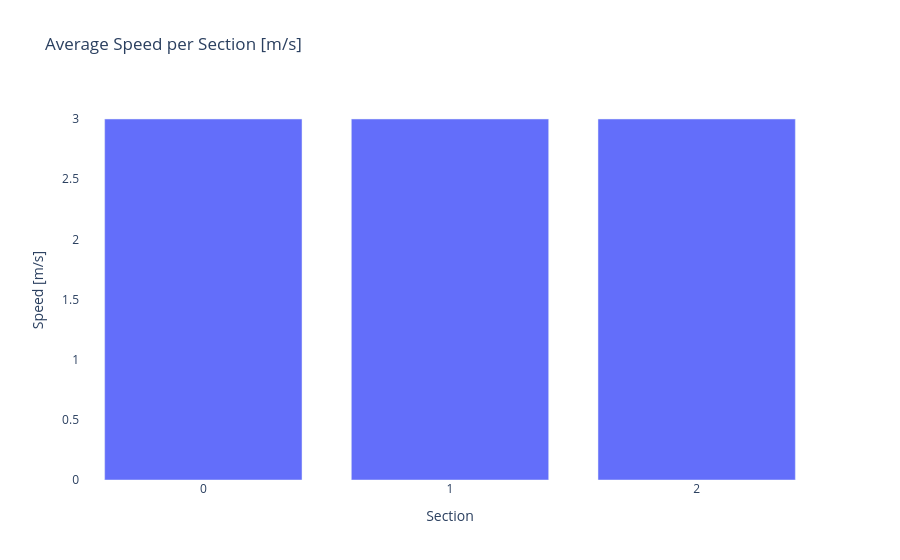

The notebook cell this image was saved under:
### Markdown cell above
#### Speed per section

### Code cell
# Calculate average speed
average_speed = df['distance'] / df['delta_t']

# Create Plotly bar chart
fig = go.Figure(data=[
    go.Bar(x=df.index, y=average_speed)
])

# Update layout
fig.update_layout(
    title='Average Speed per Section [m/s]',
    xaxis_title='Section',
    yaxis_title='Speed [m/s]',
    xaxis=dict(tickmode='array', tickvals=[0, 1, 2]),
    plot_bgcolor='white',
)

fig.show()

### Figure 1 — Plotly figure (JSON) as saved in the notebook; plotly's stock layout.template omitted (floating-point values rounded to 4 significant figures)
{"data": [{"type": "bar", "x": [0, 1, 2], "y": [3.0, 3.0, 3.0]}], "layout": {"plot_bgcolor": "white", "title": {"text": "Average Speed per Section [m/s]"}, "xaxis": {"tickmode": "array", "tickvals": [0, 1, 2], "title": {"text": "Section"}}, "yaxis": {"title": {"text": "Speed [m/s]"}}}}
